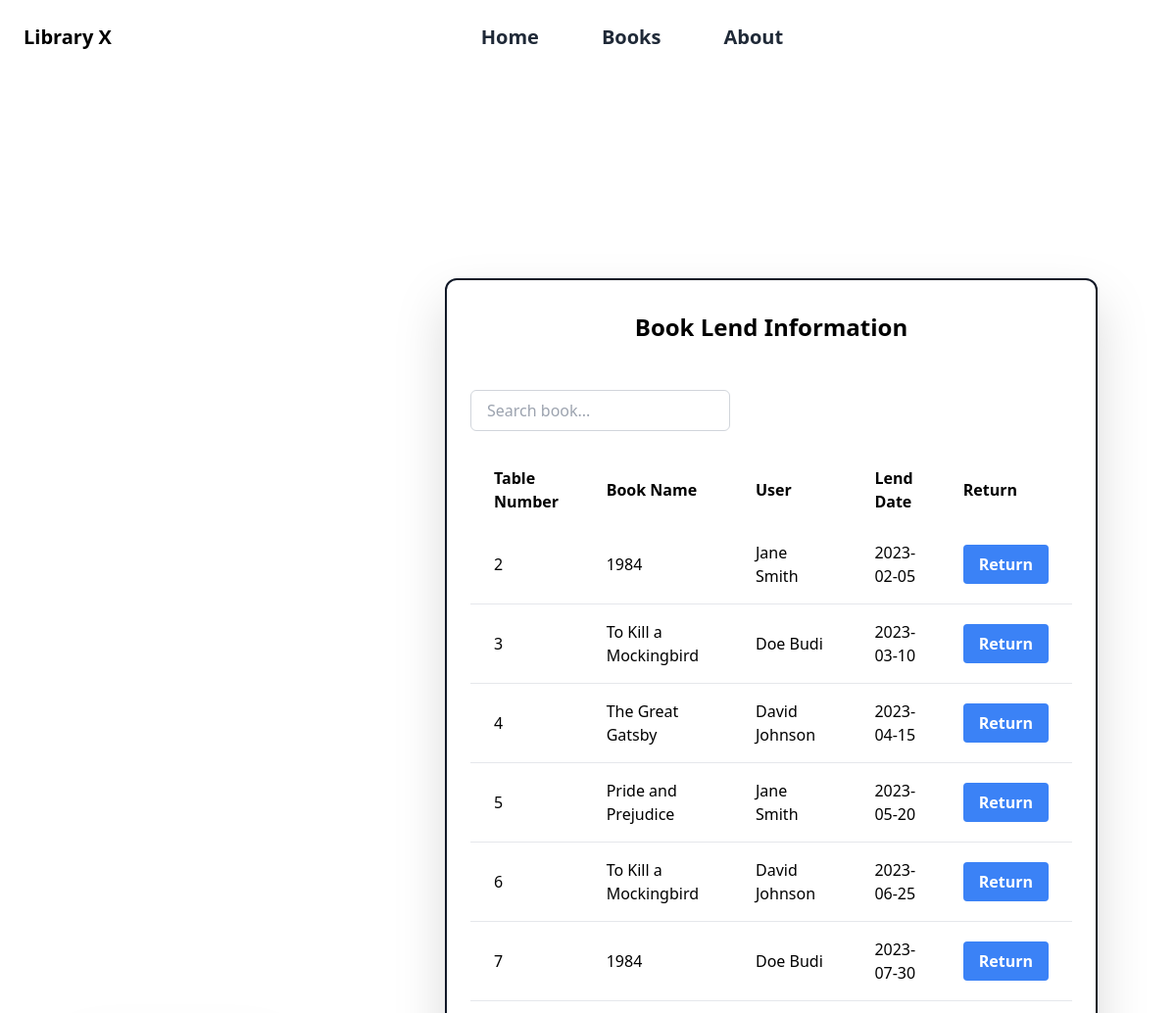
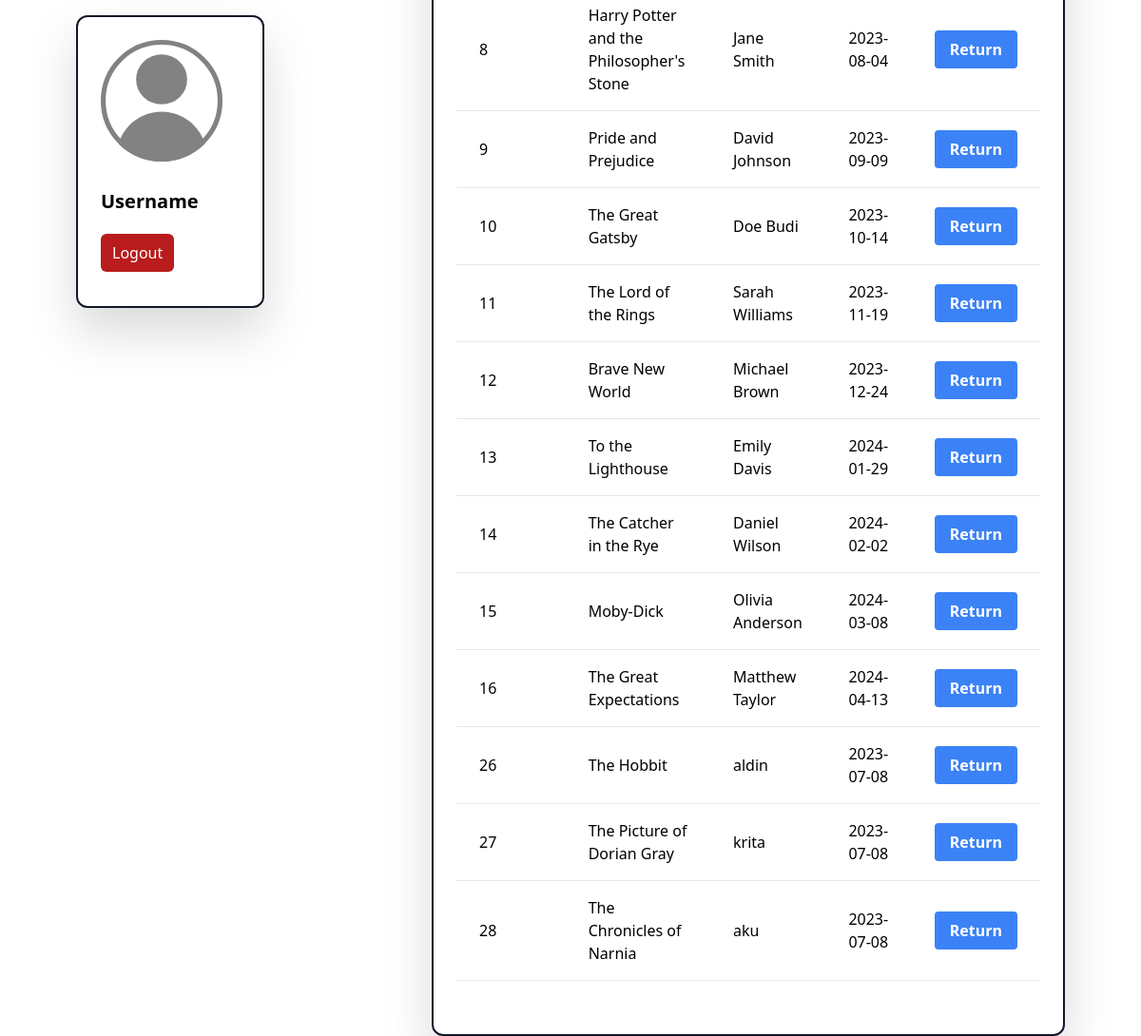
The app's page /pages/profile-admin.php with its own data (2 pictures, top to bottom).
### tables this page shows
CREATE TABLE `lend` (
  `lend_id` int(11) NOT NULL,
  `date` date DEFAULT NULL,
  `user_id` varchar(10) DEFAULT NULL,
  `book_id` varchar(10) DEFAULT NULL
);

CREATE TABLE `book` (
  `book_id` varchar(10) NOT NULL,
  `book_title` varchar(45) DEFAULT NULL,
  `imageurl` varchar(255) DEFAULT NULL,
  `book_author` varchar(45) DEFAULT NULL,
  `stock` varchar(45) DEFAULT NULL
);

CREATE TABLE `user` (
  `user_id` int(11) NOT NULL,
  `user_name` varchar(45) DEFAULT NULL,
  `user_contact` varchar(45) DEFAULT NULL,
  `password` varchar(45) DEFAULT NULL
);

### pages/profile-admin.php (the view, shortened to what this page needs)
<?php
require_once(__DIR__ . '/../route/conn.php');
?>
<!DOCTYPE html>
<html lang="en">
<head>
    <link rel="stylesheet" href="../dist/style/output.css">
</head>
<body>
    <nav class="flex items-center justify-between w-full p-6 bg-white ">
        <div class="flex flex-none">
            <p class="font-bold text-xl">Library X</p>
        </div>
        <div class="lg:flex justify-center flex-grow lg:gap-x-12">
            <a href="../index.php" class="text-xl  px-2 font-semibold leading-6 text-gray-800">Home</a>
            <a href="books.php" class="text-xl px-2 font-semibold leading-6 text-gray-800">Books</a>
            <a href="../index.php#about" class="text-xl px-2 font-semibold leading-6 text-gray-800">About</a>
        </div>
    </nav>
    <div class="h-full w-full flex items-center pt-52">
        <div class="w-1/4 h-full pl-20">
            <div class="bg-white h-full drop-shadow-2xl rounded-xl border-2 border-gray-900">
                <div class="wrapper m-6">
                    <div class="img__profile w-32 rouned-full pb-5">
                    </div>
                    <p class="text-xl font-semibold py-2">Username</p>
                    <form action="" method="post">
                        <button type="submit" name="logout" class="px-3 py-2 bg-red-700 text-white hover:bg-red-400 rounded-md my-3">
                            Logout
                        </button>
                    </form>
                </div>
            </div>
        </div>
        <div class="w-3/4 h-full ml-24 px-20">
            <div class="bg-white h-full border-2 border-gray-900 drop-shadow-2xl rounded-xl">
                <div class="wrapper m-6">
                    <p class="text-2xl font-semibold py-2 text-center my-2">Book Lend Information</p>
                    <div class="container mx-auto py-8">
                        <div class="mb-6">
                            <input id="searchInput" class="px-4 py-2 border border-gray-300 rounded-md focus:outline-none focus:ring-2 focus:ring-blue-500" type="text" placeholder="Search book...">
                        </div>
                        <table class="min-w-full bg-white">
                            <thead>
                                <tr>
                                    <th class="py-3 px-6 text-left">Table Number</th>
                                    <th class="py-3 px-6 text-left">Book Name</th>
                                    <th class="py-3 px-6 text-left">User</th>
                                    <th class="py-3 px-6 text-left">Lend Date</th>
                                    <th class="py-3 px-6 text-left">Return</th>
                                </tr>
                            </thead>
                            <tbody id="book__list">
                                <?php
                                $lendQuery = mysqli_query($conn, "SELECT lend.lend_id, book.book_title, user.user_name, lend.date
                                    FROM lend
                                    INNER JOIN user ON lend.user_id = user.user_id
                                    INNER JOIN book ON lend.book_id = book.book_id");
                                while ($lendRow = mysqli_fetch_assoc($lendQuery)) {
                                    echo '<tr>
                                            <td class="py-4 px-6 border-b">' . $lendRow['lend_id'] . '</td>
                                            <td class="py-4 px-6 border-b">' . $lendRow['book_title'] . '</td>
                                            <td class="py-4 px-6 border-b">' . $lendRow['user_name'] . '</td>
                                            <td class="py-4 px-6 border-b">' . $lendRow['date'] . '</td>
                                            <td class="py-4 px-6 border-b">
                                                <button class="bg-blue-500 hover:bg-blue-700 text-white font-bold py-2 px-4 rounded" onclick="returnBook(' . $lendRow['lend_id'] . ')">Return</button>
                                            </td>
                                        </tr>';
                                }
                                ?>
                            </tbody>
                        </table>
                    </div>
                </div>
            </div>
        </div>
    </div>
</body>
</html>

### records on screen
lend: lend_id "2", book.book_title "1984", user.user_name "Jane Smith", date "2023-02-05"
lend: lend_id "3", book.book_title "To Kill a Mockingbird", user.user_name "Doe Budi", date "2023-03-10"
lend: lend_id "4", book.book_title "The Great Gatsby", user.user_name "David Johnson", date "2023-04-15"
lend: lend_id "5", book.book_title "Pride and Prejudice", user.user_name "Jane Smith", date "2023-05-20"
lend: lend_id "6", book.book_title "To Kill a Mockingbird", user.user_name "David Johnson", date "2023-06-25"
lend: lend_id "7", book.book_title "1984", user.user_name "Doe Budi", date "2023-07-30"
lend: lend_id "8", book.book_title "Harry Potter and the Philosopher's Stone", user.user_name "Jane Smith", date "2023-08-04"
lend: lend_id "9", book.book_title "Pride and Prejudice", user.user_name "David Johnson", date "2023-09-09"
lend: lend_id "10", book.book_title "The Great Gatsby", user.user_name "Doe Budi", date "2023-10-14"
lend: lend_id "11", book.book_title "The Lord of the Rings", user.user_name "Sarah Williams", date "2023-11-19"
lend: lend_id "12", book.book_title "Brave New World", user.user_name "Michael Brown", date "2023-12-24"
lend: lend_id "13", book.book_title "To the Lighthouse", user.user_name "Emily Davis", date "2024-01-29"
lend: lend_id "14", book.book_title "The Catcher in the Rye", user.user_name "Daniel Wilson", date "2024-02-02"
lend: lend_id "15", book.book_title "Moby-Dick", user.user_name "Olivia Anderson", date "2024-03-08"
lend: lend_id "16", book.book_title "The Great Expectations", user.user_name "Matthew Taylor", date "2024-04-13"
lend: lend_id "26", book.book_title "The Hobbit", user.user_name "aldin", date "2023-07-08"
lend: lend_id "27", book.book_title "The Picture of Dorian Gray", user.user_name "krita", date "2023-07-08"
lend: lend_id "28", book.book_title "The Chronicles of Narnia", user.user_name "aku", date "2023-07-08"
